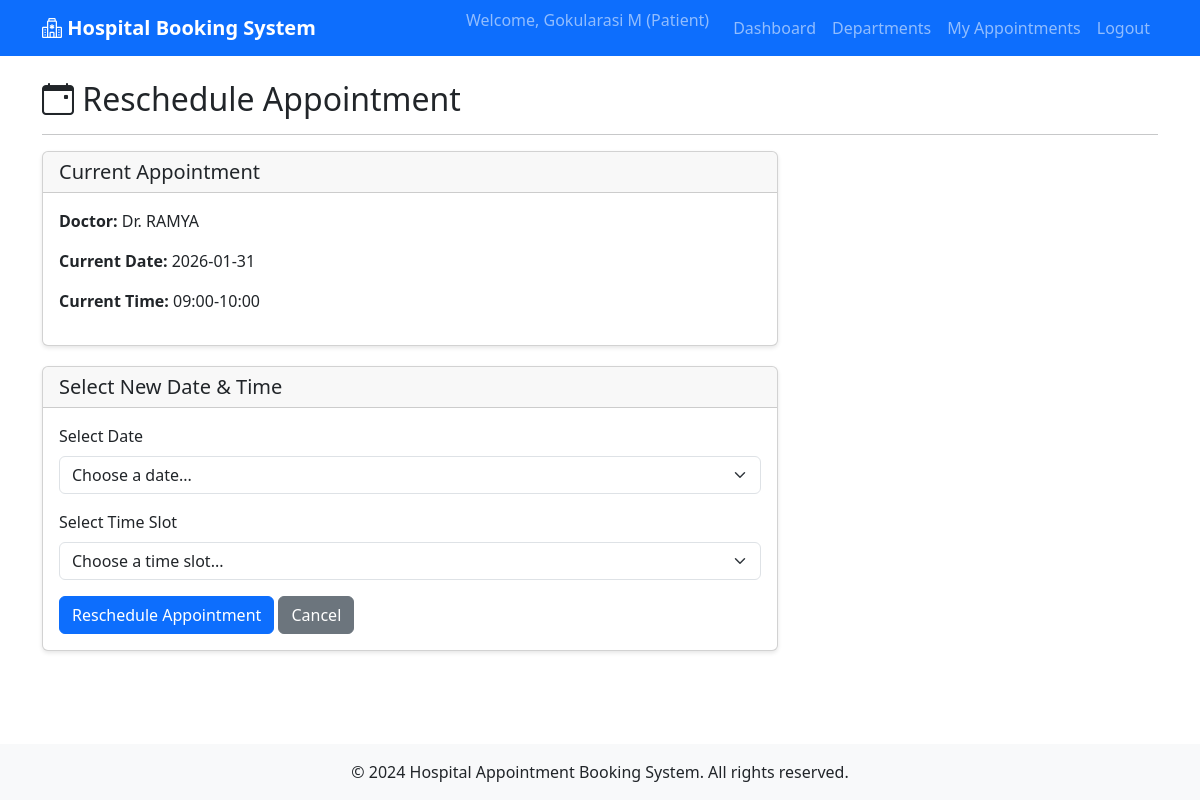
The app's page /patient/reschedule/1 (signed in) with its own data.
### app/models/doctor.py (models this page shows, shortened)
class Doctor(db.Model):
    __tablename__ = 'doctors'
    id = db.Column(db.Integer, primary_key=True)
    name = db.Column(db.String(100), nullable=False)
    department = db.Column(db.String(100), nullable=False)
    specialization = db.Column(db.String(200), nullable=False)
    user_id = db.Column(db.Integer, db.ForeignKey('users.id'), nullable=True)
    availabilities = db.relationship('Availability', backref='doctor', lazy=True, cascade='all, delete-orphan')
    appointments = db.relationship('Appointment', backref='doctor', lazy=True)
    appointments = db.relationship(
    'Appointment',
    back_populates='doctor',
    cascade='all, delete'
)

### app/models/appointment.py (models this page shows, shortened)
class Appointment(db.Model):
    __tablename__ = 'appointments'
    id = db.Column(db.Integer, primary_key=True)
    patient_id = db.Column(db.Integer, db.ForeignKey('users.id'), nullable=False)
    doctor_id = db.Column(db.Integer, db.ForeignKey('doctors.id'), nullable=False)
    date = db.Column(db.Date, nullable=False)
    time = db.Column(db.String(50), nullable=False)
    status = db.Column(db.String(20), default='pending', nullable=False)
    created_at = db.Column(db.DateTime, default=datetime.utcnow)
    patient = db.relationship('User', back_populates='appointments')
    doctor = db.relationship('Doctor', back_populates='appointments')

### app/routes/patient.py (the view, shortened to what this page needs)
@patient_bp.route('/reschedule/<int:appointment_id>', methods=['GET', 'POST'])
@login_required
def reschedule_appointment(appointment_id):
    patient_id = session.get('user_id')
    appointment = Appointment.query.get_or_404(appointment_id)
    if appointment.patient_id != patient_id:
        flash('Unauthorized access', 'error')
        return redirect(url_for('patient.appointments'))
    if appointment.status == 'cancelled':
        flash('Cannot reschedule a cancelled appointment', 'error')
        return redirect(url_for('patient.appointments'))
    doctor = Doctor.query.get(appointment.doctor_id)
    today = date.today()
    available_dates = []
    for i in range(30):
        check_date = today + timedelta(days=i)
        availabilities = Availability.query.filter_by(
            doctor_id=appointment.doctor_id,
            date=check_date,
            is_available=True
        ).all()
        if availabilities:
            available_dates.append({
                'date': check_date.strftime('%Y-%m-%d'),
                'date_obj': check_date,
                'slots': [av.time_slot for av in availabilities]
            })
    return render_template('patient/reschedule_appointment.html', appointment=appointment, doctor=doctor, available_dates=available_dates)

### app/routes/patient.py (called while the page is built)
def login_required(f):
    @wraps(f)
    def decorated_function(*args, **kwargs):
        if 'user_id' not in session or session.get('user_role') != 'patient':
            flash('Please login as a patient to access this page', 'error')
            return redirect(url_for('auth.login'))
        return f(*args, **kwargs)
    return decorated_function

### app/templates/patient/reschedule_appointment.html (shortened to what this page needs)
{% extends "base.html" %}
{% block content %}
<div class="row">
    <div class="col-md-12">
        <h2><i class="bi bi-calendar-event"></i> Reschedule Appointment</h2>
        <hr>
    </div>
</div>
<div class="row">
    <div class="col-md-8">
        <div class="card">
            <div class="card-header">
                <h5 class="mb-0">Current Appointment</h5>
            </div>
            <div class="card-body">
                <p><strong>Doctor:</strong> Dr. {{ doctor.name }}</p>
                <p><strong>Current Date:</strong> {{ appointment.date.strftime('%Y-%m-%d') }}</p>
                <p><strong>Current Time:</strong> {{ appointment.time }}</p>
            </div>
        </div>
        <div class="card mt-3">
            <div class="card-header">
                <h5 class="mb-0">Select New Date & Time</h5>
            </div>
            <div class="card-body">
                <form method="POST">
                    <div class="mb-3">
                        <label for="date" class="form-label">Select Date</label>
                        <select class="form-select" id="date" name="date" required onchange="updateTimeSlots()">
                            <option value="">Choose a date...</option>
                        </select>
                    </div>
                    <div class="mb-3">
                        <label for="time_slot" class="form-label">Select Time Slot</label>
                        <select class="form-select" id="time_slot" name="time_slot" required>
                            <option value="">Choose a time slot...</option>
                        </select>
                    </div>
                    <button type="submit" class="btn btn-primary">Reschedule Appointment</button>
                    <a href="{{ url_for('patient.appointments') }}" class="btn btn-secondary">Cancel</a>
                </form>
            </div>
        </div>
    </div>
</div>
{% endblock %}

### app/templates/base.html (style rules this page uses)
body { min-height: 100vh; display: flex; flex-direction: column; }
.card { box-shadow: 0 2px 4px rgba(0,0,0,0.1); margin-bottom: 20px; }

### records on screen
Doctor: name "RAMYA"
Appointment: date "2026-01-31", time "09:00-10:00"

### other values on screen
{{ session.user_name }} "Gokularasi M"
{{ session.user_role|title }} "Patient"
